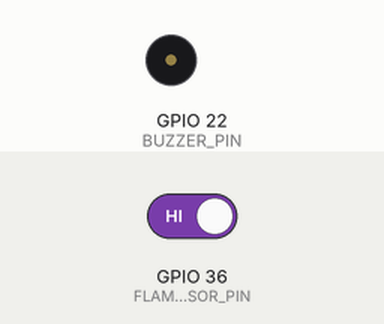
Bench run of a sketch on a simulated ESP32. Parts: buzzer (waves = sounding). The inputs (shaded band) are chosen by the test bench; at power-on: GPIO 36 (FLAME_SENSOR_PIN) HIGH. WiFi joins after 1.5 s; servers stay silent unless stated; what the sketch prints to the serial monitor is not drawn.

Above: at 2.7 s.
2.8 s: GPIO 36 (FLAME_SENSOR_PIN) driven LOW
At 3.3 s:
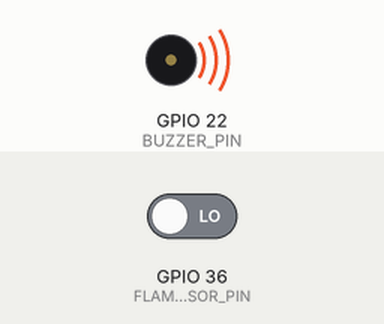
Timing chart, 0 to 5.8 s (numbered marks = the images above; inputs shaded):
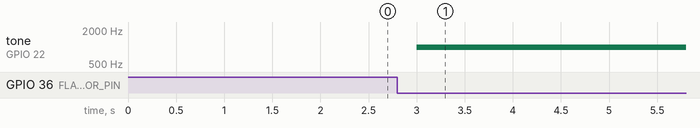

The sketch:

Flame-sensor.ino
```cpp
#include <WiFi.h>

#define FLAME_SENSOR_PIN 36  // GPIO for Flame Sensor
#define BUZZER_PIN 22        // GPIO for Passive Buzzer

// Wi-Fi credentials
const char* ssid = "Airtel_E-44";
const char* password = "Orchid_E-44";

bool buzzerActive = false;
unsigned long buzzerStartTime = 0;

void setup() {
    Serial.begin(115200);

    // Initialize Flame Sensor Pin
    pinMode(FLAME_SENSOR_PIN, INPUT_PULLUP);

    // Initialize Buzzer Pin
    pinMode(BUZZER_PIN, OUTPUT);
    noTone(BUZZER_PIN); // Ensure buzzer is OFF initially

    // Connect to Wi-Fi
    Serial.println("Connecting to Wi-Fi...");
    WiFi.begin(ssid, password);

    while (WiFi.status() != WL_CONNECTED) {
        delay(500);
        Serial.print(".");
    }

    Serial.println("\nWi-Fi connected!");
    Serial.print("IP Address: ");
    Serial.println(WiFi.localIP());
}

void loop() {
    int flameSensorValue = digitalRead(FLAME_SENSOR_PIN);

    if (flameSensorValue == LOW && !buzzerActive) {
        Serial.println("🔥 Flame detected! 🔥");
        buzzerActive = true;
        buzzerStartTime = millis();
        tone(BUZZER_PIN, 1000);  // Start buzzing
    }

    // Keep the buzzer buzzing for 10 seconds, even if flame disappears
    if (buzzerActive && millis() - buzzerStartTime >= 10000) {
        noTone(BUZZER_PIN);  // Stop the buzzer after 10 seconds
        Serial.println("🔇 Buzzer OFF");
        buzzerActive = false;
    }

    Serial.println(flameSensorValue == LOW ? "🔥 Fire Still Detected!" : "✅ No Fire");

    delay(500); // Check sensor every 500ms
}
```

Measured:
- after the input at 2.8 s, tone on GPIO 22 (BUZZER_PIN): silent → 1000 Hz after 0.20 s
